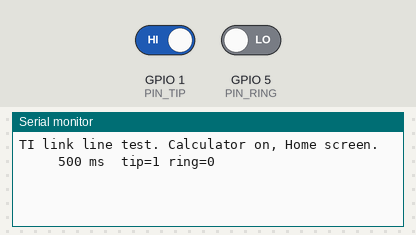
The sketch below on a simulated ESP32. Parts: the last lines printed to the serial monitor. Inputs (shaded band) come from the test bench; at power-on: GPIO 1 (PIN_TIP) HIGH, GPIO 5 (PIN_RING) LOW.

Above: at 1.7 s.
1.8 s: GPIO 1 (PIN_TIP) driven LOW
At 2.7 s:
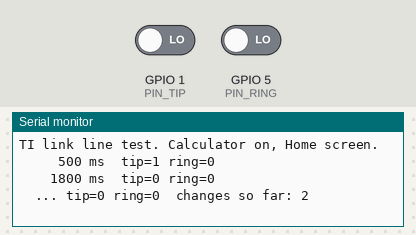
3.5 s: GPIO 5 (PIN_RING) driven HIGH
At 3.8 s:
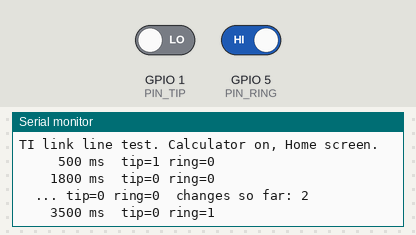
5.0 s: GPIO 1 (PIN_TIP) driven HIGH
At 5.8 s:
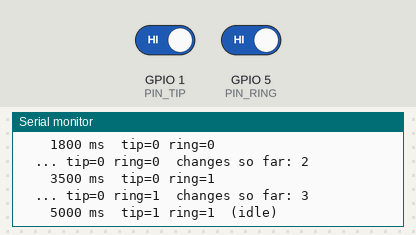
6.5 s: GPIO 5 (PIN_RING) driven LOW
At 7.3 s:
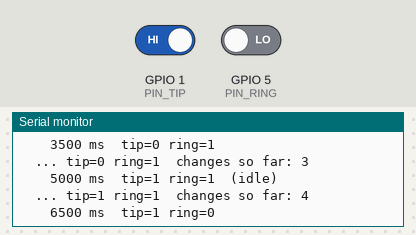
Timing chart, 0 to 9.0 s (numbered marks = the images above; inputs shaded):
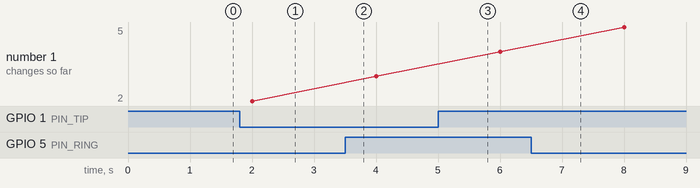

The sketch:

esp32_tilink_linetest.ino
```cpp
/*
 * esp32_tilink_linetest.ino - raw line-state monitor for the TI link wiring
 *
 * Never drives the lines; only reads them. Prints the state of tip and ring
 * whenever either changes, plus a heartbeat every 2 s.
 * Serial Monitor: 115200 baud.
 *
 * Expected with the calculator on, at the Home screen:
 *   idle:                     tip=1 ring=1
 *   short red   to black:     tip=0 ring=1
 *   short white to black:     tip=1 ring=0
 * A line that flickers when you wiggle its wire has a bad contact.
 */

// Classic ESP32: 25 / 26.  M5Stack Stamp S3: 1 / 5.
const uint8_t PIN_TIP  = 1;   // red   (via 220 ohm)
const uint8_t PIN_RING = 5;   // white (via 220 ohm)

int lastTip = -1, lastRing = -1;
uint32_t changes = 0, lastBeat = 0;

void setup() {
  Serial.begin(115200);
  pinMode(PIN_TIP, INPUT);
  pinMode(PIN_RING, INPUT);
  delay(500);
  Serial.println("\nTI link line test. Calculator on, Home screen.");
}

void loop() {
  int tip = digitalRead(PIN_TIP);
  int ring = digitalRead(PIN_RING);

  if (tip != lastTip || ring != lastRing) {
    changes++;
    Serial.printf("%8lu ms  tip=%d ring=%d%s\n", (unsigned long)millis(), tip, ring,
                  (tip && ring) ? "  (idle)" : "");
    lastTip = tip;
    lastRing = ring;
  }

  if (millis() - lastBeat > 2000) {
    lastBeat = millis();
    Serial.printf("  ... tip=%d ring=%d  changes so far: %lu\n", tip, ring, (unsigned long)changes);
  }
}
```

Measured:
- after the input at 1.8 s, the serial monitor: prints a new line at once (image 1)
- after the input at 3.5 s, the serial monitor: prints a new line at once (image 2)
- after the input at 5.0 s, the serial monitor: prints a new line at once (image 3)
- after the input at 6.5 s, the serial monitor: prints a new line at once (image 4)
- plotted number 1: 2 → 3 after the input at 3.5 s, 3 → 4 after the input at 5.0 s, 4 → 5 after the input at 6.5 s
